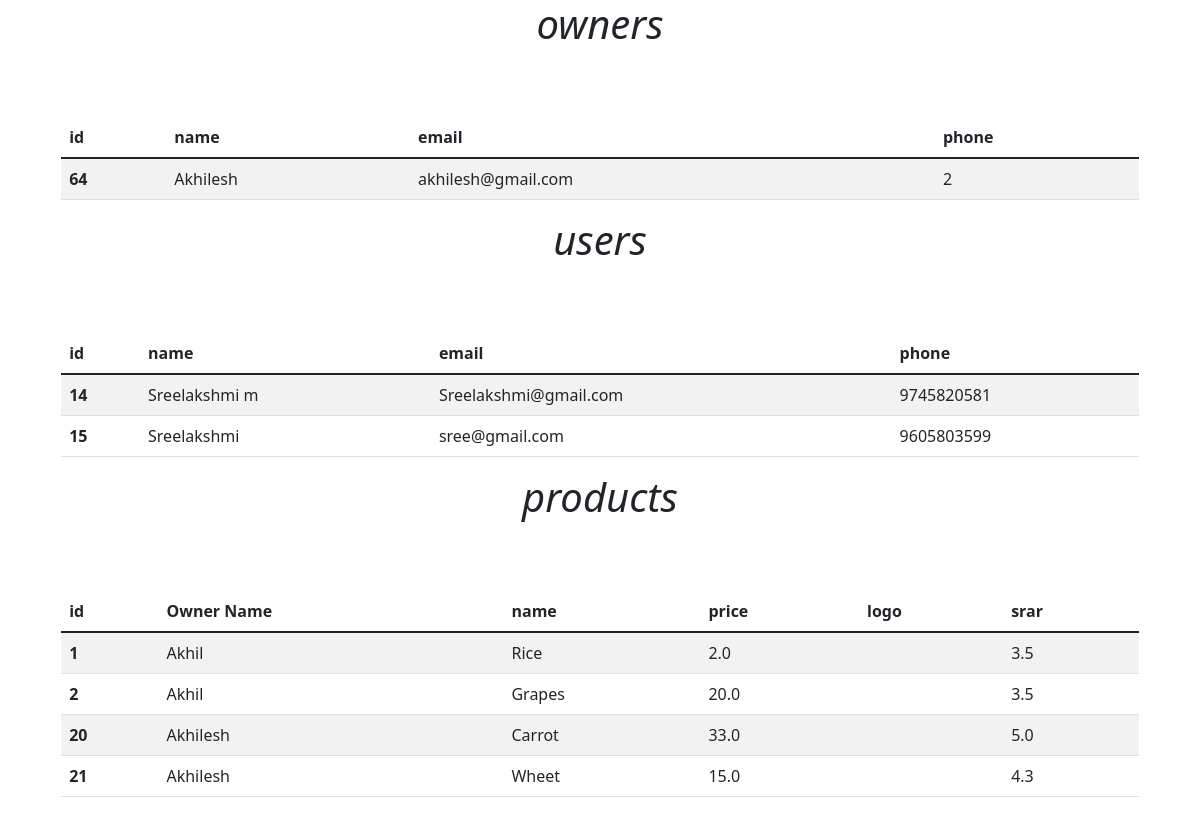
Page /owner/admin/ on the earlier database version.
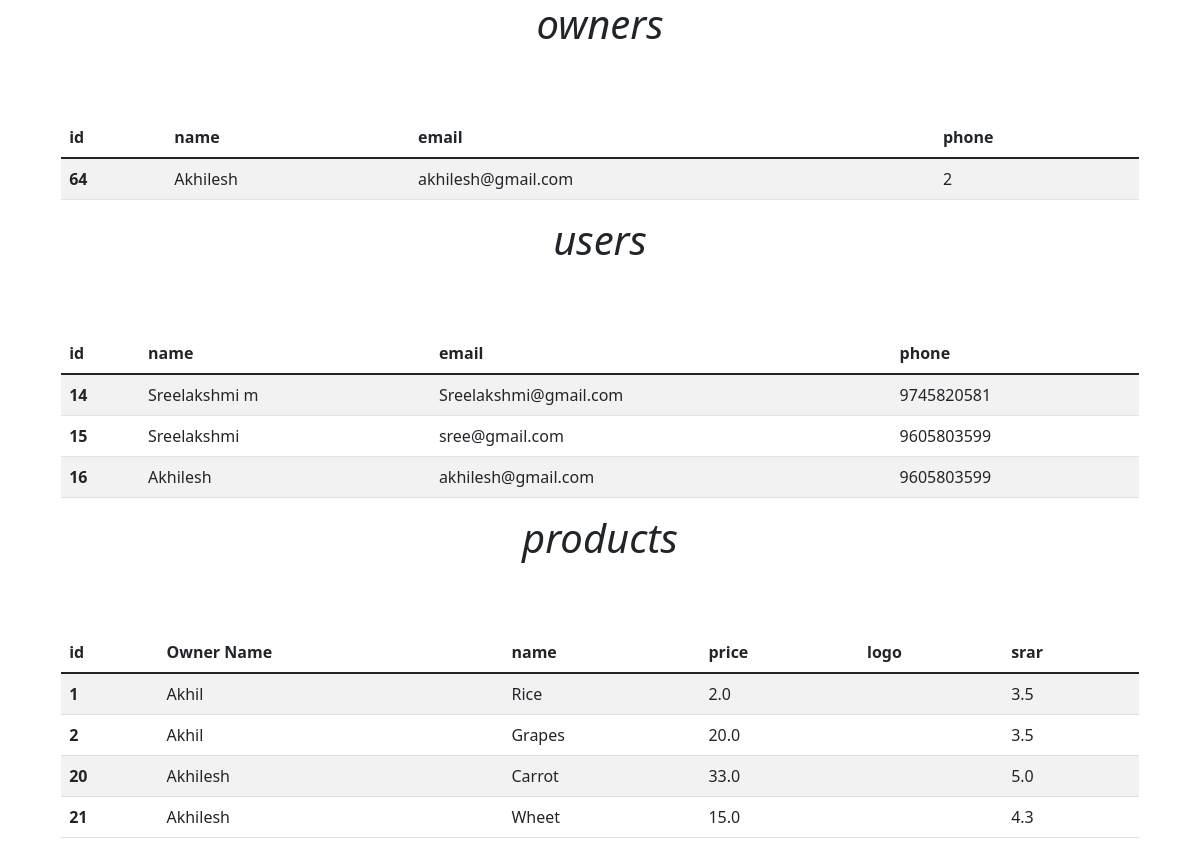
Same page on the later database version.
### owner/models.py (models this page shows)
class owners (models.Model):
  name = models.CharField(max_length=255)
  phone = models.IntegerField()
  password = models.CharField(max_length=10)
  email = models.CharField(max_length=100)

class products (models.Model):
  owner_name = models.CharField(max_length=255)
  name = models.CharField(max_length=255)
  star = models.FloatField()
  image = models.CharField(max_length=2555)
  discription = models.CharField(max_length=255)
  price = models.FloatField ()
  stock = models.FloatField()
  video = models.CharField(max_length=2555)
  discount = models.FloatField()
  image2 = models.CharField(max_length=2555)
  image3 = models.CharField(max_length=2555)

### users/models.py (models this page shows)
class users (models.Model):
  name = models.CharField(max_length=255)
  password = models.CharField(max_length=10)
  email = models.CharField(max_length=100)
  phone = models.IntegerField()
  date = models.DateField()
  gender = models.CharField(max_length=50)

### owner/views.py (the view)
# urls.py: path('admin/',views.admin1 ,name = 'admin' ),
def admin1 (request):
  owner=owners.objects.all()
  order = orde.objects.all()
  user = users.objects.all()
  product = products.objects.all()
  data = {
    'owners':owner,
    'order':order,
    'user':user,
    'product':product
  }
  return render (request,'admin.html',data)

### owner/templates/admin.html (shortened to what this page needs)
<!DOCTYPE html>
<html>
  <head>
    <link href="https://cdn.jsdelivr.net/npm/bootstrap@5.1.3/dist/css/bootstrap.min.css" rel="stylesheet">
  </head>
  <body>
    <div class="">
    <div class="row">
      <h1 class="txt">owners</h1>
    <div class="tabl">
<table class="table table-striped" >
  <thead>
    <tr>
      <th scope="col">id</th>
      <th scope="col">name</th>
      <th scope="col">email</th>
      <th scope="col">phone</th>
    </tr>
  </thead>
  <tbody>
      {% for i in owners %}
    <tr>
      <th scope="row">{{i.id}}</th>
      <td>{{i.name}}</td>
      <td>{{i.email}}</td>
      <td>{{i.phone}}</td>
    </tr>
    {% endfor %}
  </tbody>
</table>
</div>
</div>
</div>
 <div class="">
    <div class="row">
      <h1 class="txt">users</h1>
    <div class="tabl">
<table class="table table-striped" >
  <thead>
    <tr>
      <th scope="col">id</th>
      <th scope="col">name</th>
      <th scope="col">email</th>
      <th scope="col">phone</th>
    </tr>
  </thead>
  <tbody>
      {% for i in user %}
    <tr>
      <th scope="row">{{i.id}}</th>
      <td>{{i.name}}</td>
      <td>{{i.email}}</td>
      <td>{{i.phone}}</td>
    </tr>
    {% endfor %}
  </tbody>
</table>
</div>
</div>
</div>
 <div class="">
    <div class="row">
      <h1 class="txt">products</h1>
    <div class="tabl">
<table class="table table-striped" >
  <thead>
    <tr>
      <th scope="col">id</th>
         <th scope="col">Owner Name</th>
      <th scope="col">name</th>
      <th scope="col">price</th>
      <th scope="col">logo</th>
      <th scope="col">srar</th>
    </tr>
  </thead>
  <tbody>
      {% for i in product %}
    <tr>
      <th scope="row">{{i.id}}</th>
      <td>{{i.owner_name}}</td>
      <td>{{i.name}}</td>
      <td>{{i.price}}</td>
      <td><img class="im" src="{{i.image}}" alt="" /></td>
      <td>{{i.star}}</td>
    </tr>
    {% endfor %}
  </tbody>
</table>
</div>
</div>
</div>
  </body>
</html>

Differences in the rows shown:
added users: id "16", name "Akhilesh", email "akhilesh@gmail.com", phone "9605803599"
